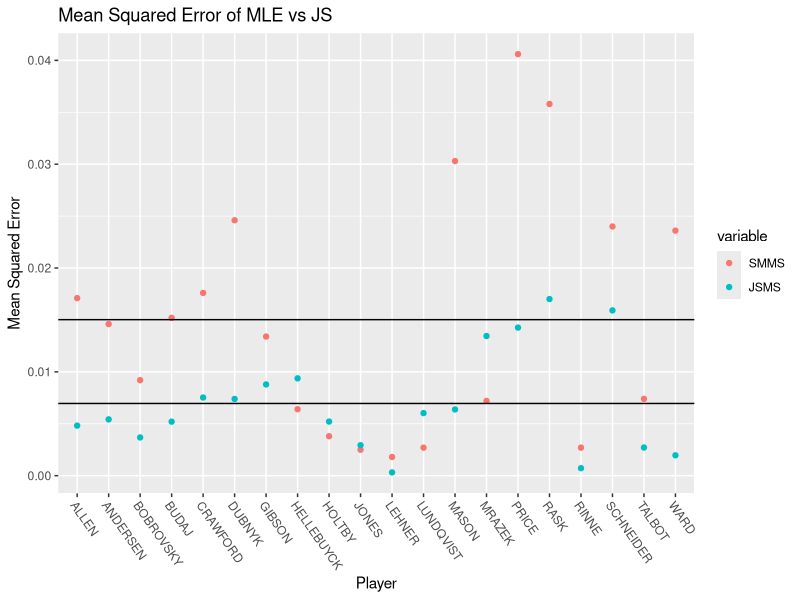
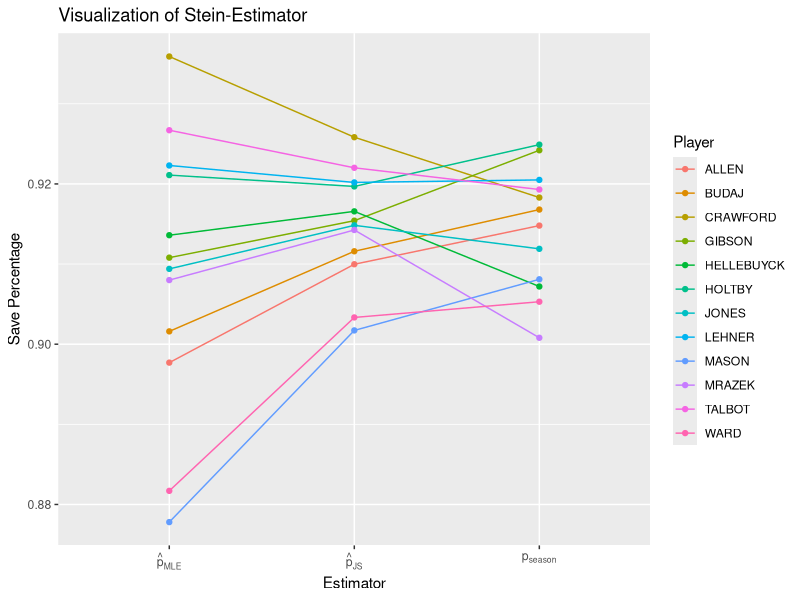

Here is the R script that generated these plots, in order:
### ---------------------------------------------------- ###
### James-Stein Estimators for Save Percentage in Hockey ###
### ---------------------------------------------------- ###
### --- Lauren Caporilli and Travers Parsons-Grayson --- ###
###
### Credits: Much of the R code in this file was modeled off 
### of R code written by Professor Michael Lopez of Skidmore College 
### for a lecture on Stein's Paradox.
### URL: https://statsbylopez.files.wordpress.com/2016/01/lecture_8.pdf

### Goal: To use James-Stein Estimators to provide a better estimation of 
### end-of-season save percentages than the MLE

install.packages("dplyr")
install.packages("tidyr")
install.packages("ggplot2")
install.packages("reshape2")
library(dplyr)
library(tidyr)
library(ggplot2)
library(reshape2)

### ----------------------------- ###
###         DATA ANALYSIS         ###
### ----------------------------- ###

### -------------------------------------- ###

splitStats <- read.csv("GoalieSplit.csv")
seasonStats <- read.csv("GoalieSeason.csv")
gameStats <- read.csv("GamebyGame.csv") 

# Keep only the players who have between 150-350 shots against in the first split, 
# and played at least 50 games in the season
subSplit <- subset(splitStats, SA >= 150)
subSplit <- subset(subSplit, SA <= 350)
seasonSplit <- subset(seasonStats, GP >= 50)

# Merge the split and season data and remove unnecessary columns
mergedData <- merge(subSplit,seasonSplit, by = "Player")
cutDownData <- subset(mergedData, select=c("Player", "GA.x", "SA.x", "GA.y", "SA.y", "Sv..x", "Sv..y"))
cutDownData$SvP.x <- cutDownData$Sv..x/100
cutDownData$SvP.y <- cutDownData$Sv..y/100
sum(cutDownData$SA.x)

# Caulculate the shrinkage c for the JS Estimator
k <- nrow(cutDownData) # number of unknown means
pbar <- mean(cutDownData$SvP.x)#total average of averages
n <- mean(cutDownData$SA.x) #average number of shots against
phat <- cutDownData$SvP.x # Sample means, the MLEs

c <- 1 - (k-3)*(pbar*(1 - pbar)/n)/sum((phat - pbar)^2) # apply the shrinkage formula
cAdjust <- mapply(min, c, 1)
cAdjust <- mapply(max,c, 0)
cAdjust

# Calculate our MSE values for JS Estimator and the MLE (SvP.x)
meanSq <- function(x, y){sqrt(mean((x-y)^2))}
cutDownData$JS <- pbar + cAdjust*(phat - pbar) # create a column for JS estimates
cutDownData$SMMS <- mapply(meanSq,cutDownData$SvP.x, cutDownData$SvP.y)
cutDownData$JSMS <- mapply(meanSq,cutDownData$JS, cutDownData$SvP.y)
meanSq(cutDownData$SvP.x, cutDownData$SvP.y) ## total MLE MSE 
meanSq(cutDownData$JS, cutDownData$SvP.y)
meanSq(pbar, cutDownData$SvP.y) ## total JS MSE

### ----------------------------------- ###

### ---------------------------  ###
###       Visualizations         ###
### ---------------------------  ###

# _________ #
### TABLE ###
# _________ #

tableData <- subset(cutDownData, select=c("Player","SvP.x","SvP.y","JS", "SMMS", "JSMS"))


### Code for side-by-side bar plots of MSE for JS and MLE ###
### ----------------------------------------------------- ###

cutDown <- subset(cutDownData, select=c("Player", "SMMS", "JSMS"))
cutDown$Player <- sub(".*? (.+)", "\\1", cutDown$Player)
cutDown.long<-melt(cutDown)
avMLE <- mean(cutDown$SMMS)
avJS <- mean(cutDown$JSMS)
ggplot(cutDown.long,aes(Player,value,fill=variable))+
  geom_point(stat="identity",position="dodge", aes(color = variable)) +
  theme(axis.text.x=element_text(angle = -55, hjust = 0)) +
  labs(title = "Mean Squared Error of MLE vs JS", y = "Mean Squared Error") +
  geom_hline(aes(yintercept = avMLE)) +
  geom_hline(aes(yintercept = avJS))
 
###     Code for Line-Plots inspired by Michael Lopez     ###
### ----------------------------------------------------- ###

cutDownSP <- subset(cutDownData, select=c("Player", "SvP.x", "JS", "SvP.y"))
cutDownSP$Player <- sub(".*? (.+)", "\\1", cutDownSP$Player)
cutDownSP <- cutDownSP[sample(nrow(cutDownSP),12),]
cutDownSP.long<-melt(cutDownSP)
SPmelt <- melt(cutDownSP, id="Player")
attach(SPmelt)
new <- SPmelt[order(SPmelt$Player),]
detach(SPmelt)

ggplot(data=new, aes(x=variable, y=value)) +
 geom_line(aes(group=Player, color=Player), linetype="solid") +
 geom_point(aes(color=Player)) +
 scale_x_discrete(labels=c("SvP.x" = expression(hat(p)['MLE']), "JS" = expression(hat(p)["JS"]),
                            "SvP.y" = expression('p'["season"]))) + 
  labs(title = "Visualization of Stein-Estimator", x = "Estimator", y = "Save Percentage")
#--------------------------------------------#

#ggplot(cutDownSP.long,aes(Player,value,fill=variable))+
 # geom_bar(stat="identity",position="dodge") +
  #theme(axis.text.x=element_text(angle = -55, hjust = 0)) +
  #coord_cartesian(ylim = c(.85, 1))
  #coord_flip() 

#SPplot <- cutDownSP > gather(key, value, -Player)
#ggplot(SPplot, mapping = aes(x = Player, y = value, color = key)) + geom_line()

# Grouped
#ggplot(cutDownData,aes(x=Player)) + 
# geom_bar(aes(y=SMMS),stat="identity",position="dodge",col="blue") +
#  geom_bar(position="dodge") +   
#geom_bar(aes(y=JSMS),stat="identity",position="dodge",col="yellow")
